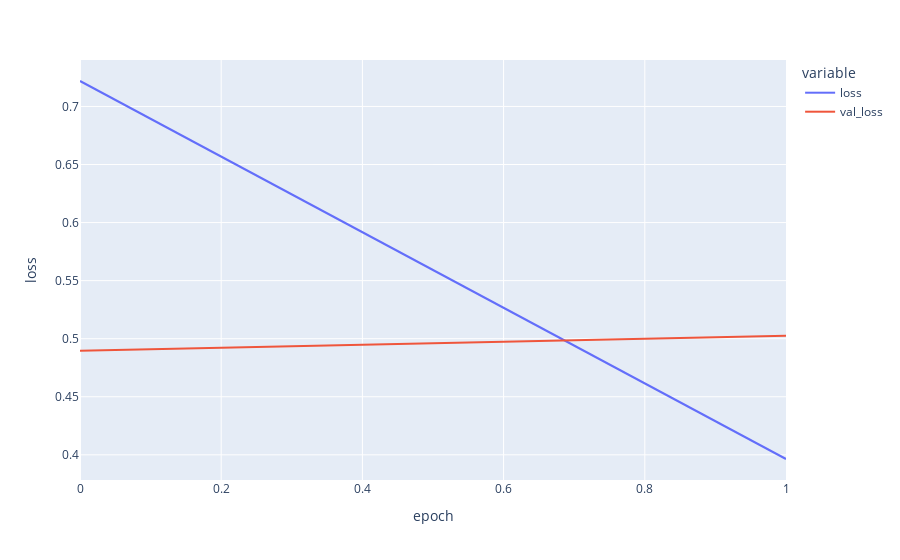

Notebook cell for this chart:
### Code cell
fig = px.line(
    history.history, y=['loss', 'val_loss'],
    labels={'index': 'epoch', 'value': 'loss'}
)

fig.show()

### Figure 1 — Plotly figure (JSON) as saved in the notebook; plotly's stock layout.template omitted (floating-point values rounded to 4 significant figures)
{"data": [{"hovertemplate": "variable=loss<br>epoch=%{x}<br>loss=%{y}<extra></extra>", "legendgroup": "loss", "line": {"color": "#636efa", "dash": "solid"}, "mode": "lines", "name": "loss", "orientation": "v", "showlegend": true, "type": "scatter", "x": [0, 1], "xaxis": "x", "y": [0.7219, 0.3964], "yaxis": "y"}, {"hovertemplate": "variable=val_loss<br>epoch=%{x}<br>loss=%{y}<extra></extra>", "legendgroup": "val_loss", "line": {"color": "#EF553B", "dash": "solid"}, "mode": "lines", "name": "val_loss", "orientation": "v", "showlegend": true, "type": "scatter", "x": [0, 1], "xaxis": "x", "y": [0.4896, 0.5026], "yaxis": "y"}], "layout": {"legend": {"title": {"text": "variable"}, "tracegroupgap": 0}, "margin": {"t": 60}, "xaxis": {"anchor": "y", "domain": [0, 1], "title": {"text": "epoch"}}, "yaxis": {"anchor": "x", "domain": [0, 1], "title": {"text": "loss"}}}}
